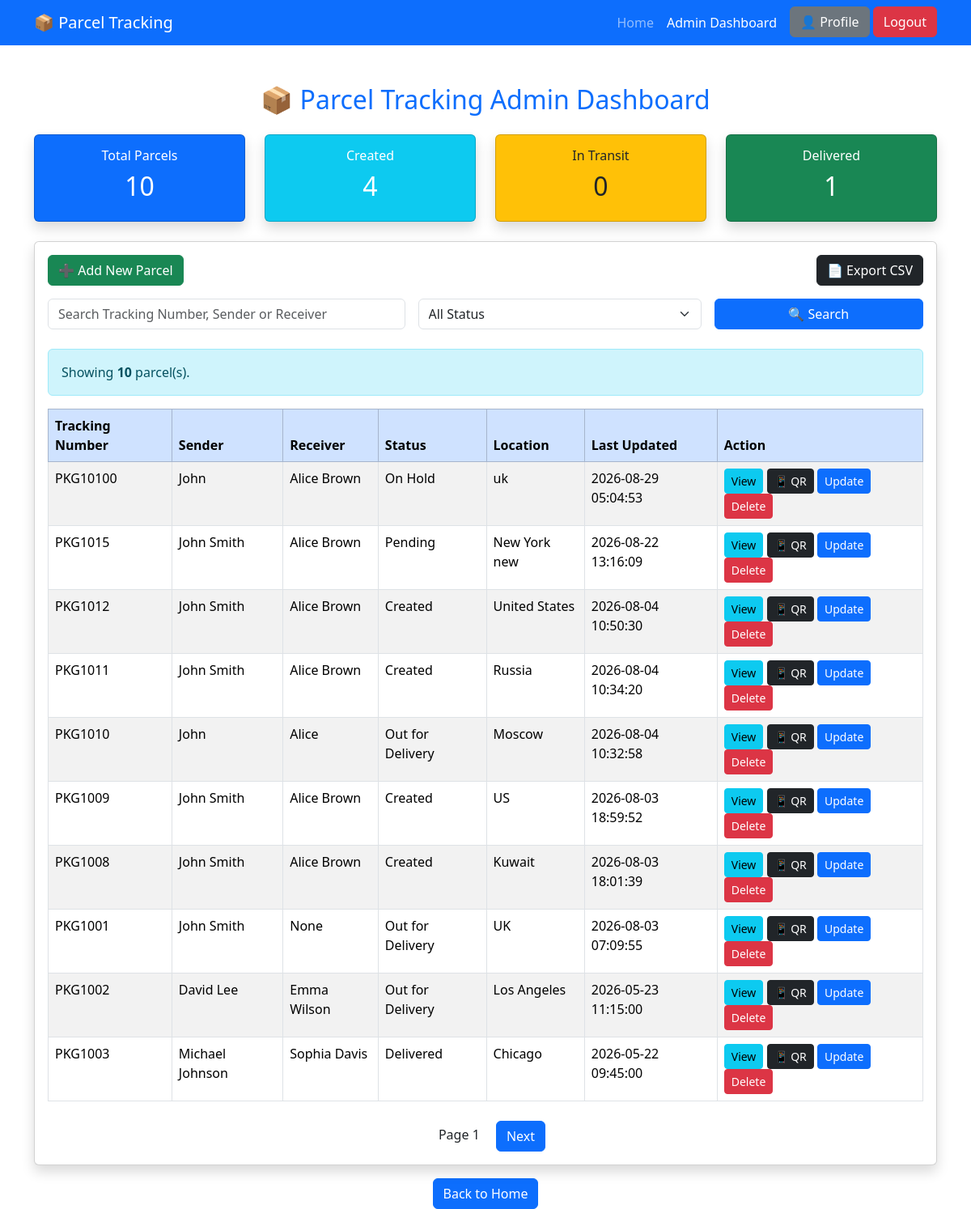
/admin (signed in), run on the app's committed database.
### tables this page shows
CREATE TABLE parcels (
        id INTEGER PRIMARY KEY AUTOINCREMENT,
        tracking_number TEXT UNIQUE NOT NULL,
        sender_name TEXT,
        receiver_name TEXT,
        status TEXT,
        location TEXT,
        updated_at TEXT
    , receiver_email TEXT, parcel_image TEXT);

### app.py (the view, shortened to what this page needs)
@app.route("/admin")
def admin_dashboard():
    if "admin" not in session:
        return redirect(url_for("login"))
    page = request.args.get("page", 1, type=int)
    search = request.args.get("search", "")
    status = request.args.get("status", "")
    per_page = 10
    offset = (page - 1) * per_page
    conn = sqlite3.connect("database/parcels.db")
    conn.row_factory = sqlite3.Row
    cursor = conn.cursor()
    cursor.execute("SELECT COUNT(*) FROM parcels")
    total_parcels = cursor.fetchone()[0]
    cursor.execute("SELECT COUNT(*) FROM parcels WHERE status='Created'")
    created_count = cursor.fetchone()[0]
    cursor.execute("SELECT COUNT(*) FROM parcels WHERE status='In Transit'")
    transit_count = cursor.fetchone()[0]
    cursor.execute("SELECT COUNT(*) FROM parcels WHERE status='Delivered'")
    delivered_count = cursor.fetchone()[0]
    query = "SELECT * FROM parcels WHERE 1=1"
    params = []
    if status:
        query += " AND status=?"
        params.append(status)
    query += """
        ORDER BY updated_at DESC
        LIMIT ? OFFSET ?
    """
    params.extend([per_page, offset])
    cursor.execute(query, params)
    parcels = cursor.fetchall()
    result_count = len(parcels)
    conn.close()
    return render_template(
        "admin_dashboard.html",
        parcels=parcels,
        search=search,
        status=status,
        total_parcels=total_parcels,
        created_count=created_count,
        transit_count=transit_count,
        delivered_count=delivered_count,
        result_count=result_count,
        page=page
    )

### templates/admin_dashboard.html (shortened to what this page needs)
<!DOCTYPE html>
<html lang="en">
<head>
    <link rel="stylesheet" href="https://cdn.jsdelivr.net/npm/bootstrap@5.3.3/dist/css/bootstrap.min.css">
</head>
<body>
<nav class="navbar navbar-expand-lg navbar-dark bg-primary">
    <div class="container">
        <a class="navbar-brand" href="/">📦 Parcel Tracking</a>
        <div class="collapse navbar-collapse" id="navbarNav">
            <ul class="navbar-nav ms-auto">
                <li class="nav-item">
                    <a class="nav-link" href="/">Home</a>
                </li>
                <li class="nav-item">
                    <a class="nav-link active" href="/admin"> Admin Dashboard</a>
                <li class="nav-item ms-2">
                    <a href="/admin/profile" class="btn btn-secondary">
                       👤 Profile
                    </a>
                    <a href="{{ url_for('logout') }}" class="btn btn-danger">
                   Logout
                </a>
              </li>
            </ul>
        </div>
    </div>
</nav>
<div class="container mt-5">
    <h2 class="text-center text-primary mb-4">
    📦 Parcel Tracking Admin Dashboard
</h2>
<div class="row mb-4">
    <div class="col-md-3">
        <div class="card bg-primary text-white text-center shadow">
            <div class="card-body">
                <h6>Total Parcels</h6>
                <h2>{{ total_parcels }}</h2>
            </div>
        </div>
    </div>
    <div class="col-md-3">
        <div class="card bg-info text-white text-center shadow">
            <div class="card-body">
                <h6>Created</h6>
                <h2>{{ created_count }}</h2>
            </div>
        </div>
    </div>
    <div class="col-md-3">
        <div class="card bg-warning text-dark text-center shadow">
            <div class="card-body">
                <h6>In Transit</h6>
                <h2>{{ transit_count }}</h2>
            </div>
        </div>
    </div>
    <div class="col-md-3">
        <div class="card bg-success text-white text-center shadow">
            <div class="card-body">
                <h6>Delivered</h6>
                <h2>{{ delivered_count }}</h2>
            </div>
        </div>
    </div>
</div>
<div class="card shadow">
        <div class="card-body">
            <div class="d-flex justify-content-between mb-3">
                <a href="/admin/add" class="btn btn-success">
                    ➕ Add New Parcel
                </a>
                <a href="/admin/export" class="btn btn-dark">
                    📄 Export CSV
                </a>
            </div>
            <form action="/admin" method="GET" class="row g-3 mb-4">
                <div class="col-md-5">
                    <input
                        type="text"
                        class="form-control"
                        name="search"
                        placeholder="Search Tracking Number, Sender or Receiver"
                        value="{{ search }}">
                </div>
                <div class="col-md-4">
                    <select class="form-select" name="status">
                        <option value="">All Status</option>
                    </select>
                </div>
                <div class="col-md-3">
                    <button type="submit" class="btn btn-primary w-100">
                        🔍 Search
                    </button>
                </div>
            </form>
<div class="alert alert-info">
    Showing <strong>{{ result_count }}</strong> parcel(s).
</div>
<table class="table table-bordered table-striped">
                <thead class="table-primary">
                    <tr>
                        <th>Tracking Number</th>
                        <th>Sender</th>
                        <th>Receiver</th>
                        <th>Status</th>
                        <th>Location</th>
                        <th>Last Updated</th>
                        <th>Action</th>
                    </tr>
                </thead>
                <tbody>
                {% if parcels %}
                    {% for parcel in parcels %}
                    <tr>
                        <td>{{ parcel[1] }}</td>
                        <td>{{ parcel[2] }}</td>
                        <td>{{ parcel[3] }}</td>
                        <td>{{ parcel[4] }}</td>
                        <td>{{ parcel[5] }}</td>
                        <td>{{ parcel[6] }}</td>
                        <td>
    <a href="/admin/view/{{ parcel[0] }}" class="btn btn-info btn-sm">
        View
    </a>
    <a href="/admin/qrcode/{{ parcel[0] }}" class="btn btn-dark btn-sm">
       📱 QR
    </a>
    <a href="/admin/update/{{ parcel[0] }}" class="btn btn-primary btn-sm">
        Update
    </a>
    <a href="/admin/delete/{{ parcel[0] }}"
       class="btn btn-danger btn-sm"
       onclick="return confirm('Are you sure you want to delete this parcel?');">
        Delete
    </a>
</td>
                    {% endfor %}
                {% else %}
                <tr> <td  colspan="7" class="text-center text-danger"> No parcels found.</td></tr>
                {% endif %}
                </tbody>
            </table>
            <div class="text-center mt-4">
                <span class="mx-3">
                  Page {{ page }}
                </span>
                {% if parcels|length == 10 %}
                <a href="/admin?page={{ page + 1 }}&search={{ search }}&status={{ status }}" class="btn btn-primary">
                   Next
                </a>
                {% endif %}
            </div>
        </div>
    </div>
    <div class="text-center mt-3">
        <a href="/" class="btn btn-primary">Back to Home</a>
    </div>
</div>
</body>
</html>

### data on the page
parcels: tracking_number "PKG10100", sender_name "John", receiver_name "Alice Brown", status "On Hold", location "uk", updated_at "2026-08-29 05:04:53"
parcels: tracking_number "PKG1015", sender_name "John Smith", receiver_name "Alice Brown", status "Pending", location "New York new", updated_at "2026-08-22 13:16:09"
parcels: tracking_number "PKG1012", sender_name "John Smith", receiver_name "Alice Brown", status "Created", location "United States", updated_at "2026-08-04 10:50:30"
parcels: tracking_number "PKG1011", sender_name "John Smith", receiver_name "Alice Brown", status "Created", location "Russia", updated_at "2026-08-04 10:34:20"
parcels: tracking_number "PKG1010", sender_name "John", receiver_name "Alice", status "Out for Delivery", location "Moscow", updated_at "2026-08-04 10:32:58"
parcels: tracking_number "PKG1009", sender_name "John Smith", receiver_name "Alice Brown", status "Created", location "US", updated_at "2026-08-03 18:59:52"
parcels: tracking_number "PKG1008", sender_name "John Smith", receiver_name "Alice Brown", status "Created", location "Kuwait", updated_at "2026-08-03 18:01:39"
parcels: tracking_number "PKG1001", sender_name "John Smith", receiver_name "None", status "Out for Delivery", location "UK", updated_at "2026-08-03 07:09:55"
parcels: tracking_number "PKG1002", sender_name "David Lee", receiver_name "Emma Wilson", status "Out for Delivery", location "Los Angeles", updated_at "2026-05-23 11:15:00"
parcels: tracking_number "PKG1003", sender_name "Michael Johnson", receiver_name "Sophia Davis", status "Delivered", location "Chicago", updated_at "2026-05-22 09:45:00"

### other printed values
{{ total_parcels }} "10"
{{ created_count }} "4"
{{ transit_count }} "0"
{{ delivered_count }} "1"
{{ result_count }} "10"
{{ page }} "1"
